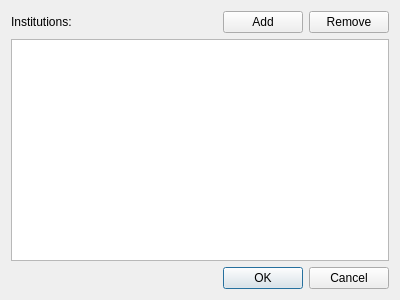
<?xml version="1.0" encoding="UTF-8"?>
<ui version="4.0">
 <class>InstitutionsDialog</class>
 <widget class="QDialog" name="InstitutionsDialog">
  <property name="geometry">
   <rect>
    <x>0</x>
    <y>0</y>
    <width>400</width>
    <height>300</height>
   </rect>
  </property>
  <property name="windowTitle">
   <string>InstitutionsDialog</string>
  </property>
  <layout class="QVBoxLayout" name="verticalLayout">
   <item>
    <layout class="QHBoxLayout" name="horizontalLayout">
     <item>
      <widget class="QLabel" name="label">
       <property name="text">
        <string>Institutions:</string>
       </property>
      </widget>
     </item>
     <item>
      <spacer name="horizontalSpacer">
       <property name="orientation">
        <enum>Qt::Horizontal</enum>
       </property>
       <property name="sizeHint" stdset="0">
        <size>
         <width>40</width>
         <height>20</height>
        </size>
       </property>
      </spacer>
     </item>
     <item>
      <widget class="QPushButton" name="addPushButton">
       <property name="text">
        <string>Add</string>
       </property>
      </widget>
     </item>
     <item>
      <widget class="QPushButton" name="removePushButton">
       <property name="text">
        <string>Remove</string>
       </property>
      </widget>
     </item>
    </layout>
   </item>
   <item>
    <widget class="QTableView" name="tableView"/>
   </item>
   <item>
    <widget class="QDialogButtonBox" name="buttonBox">
     <property name="standardButtons">
      <set>QDialogButtonBox::Cancel|QDialogButtonBox::Ok</set>
     </property>
    </widget>
   </item>
  </layout>
 </widget>
 <resources/>
 <connections>
  <connection>
   <sender>buttonBox</sender>
   <signal>accepted()</signal>
   <receiver>InstitutionsDialog</receiver>
   <slot>accept()</slot>
   <hints>
    <hint type="sourcelabel">
     <x>199</x>
     <y>279</y>
    </hint>
    <hint type="destinationlabel">
     <x>199</x>
     <y>149</y>
    </hint>
   </hints>
  </connection>
  <connection>
   <sender>buttonBox</sender>
   <signal>rejected()</signal>
   <receiver>InstitutionsDialog</receiver>
   <slot>reject()</slot>
   <hints>
    <hint type="sourcelabel">
     <x>199</x>
     <y>279</y>
    </hint>
    <hint type="destinationlabel">
     <x>199</x>
     <y>149</y>
    </hint>
   </hints>
  </connection>
 </connections>
</ui>
